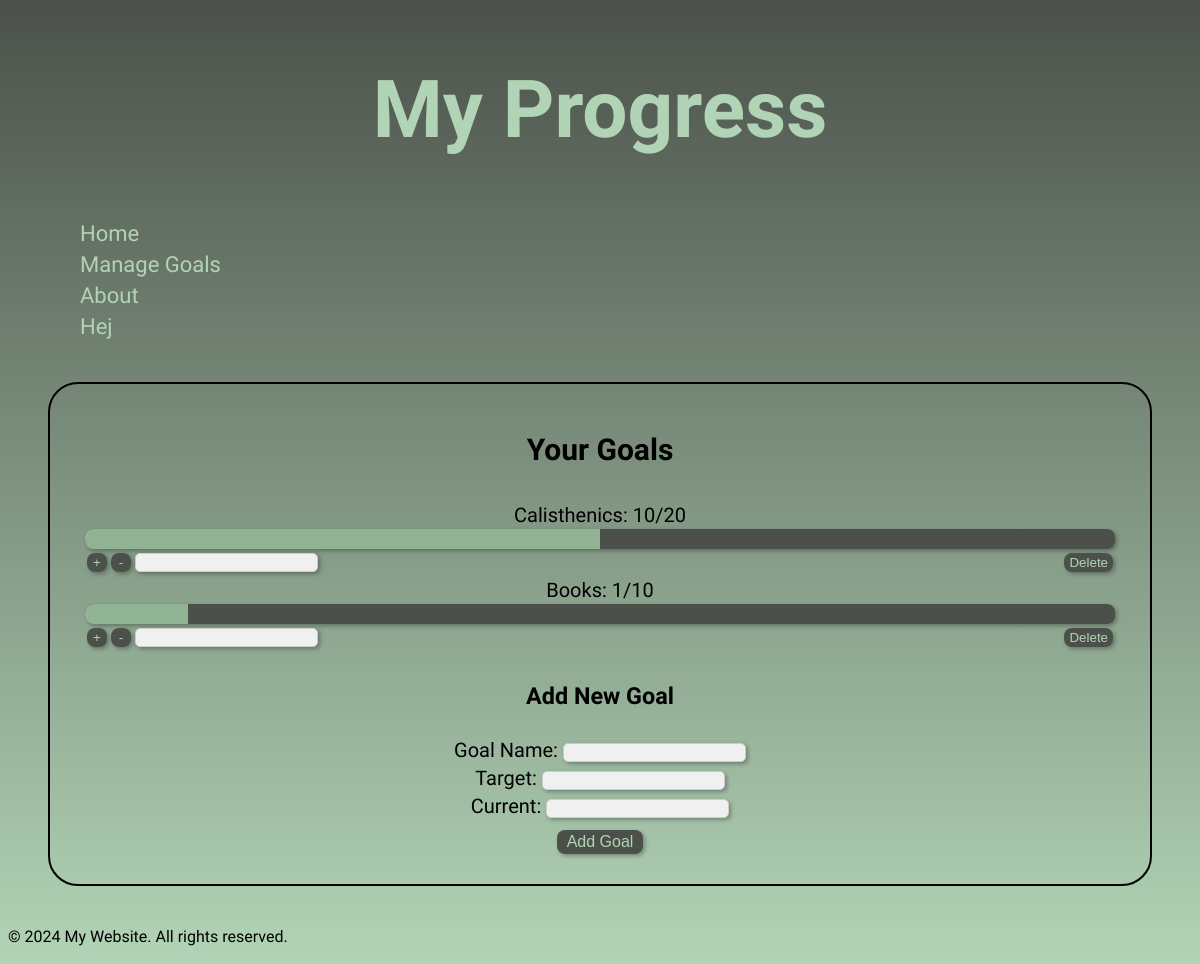
Page /manage_goals (signed in) on the committed database.
### models.py (models this page shows, shortened)
class User(db.Model, UserMixin):
    id = db.Column(db.Integer, primary_key=True)
    username = db.Column(db.String(50), unique=True, nullable=False)
    password = db.Column(db.String(100), nullable=False)

class Goal(db.Model):
    id = db.Column(db.Integer, primary_key=True)
    name = db.Column(db.String(100), nullable=False)
    target = db.Column(db.Integer, nullable=False)
    current = db.Column(db.Integer, nullable=False)
    user_id = db.Column(db.Integer, db.ForeignKey('user.id'), nullable=False)
    user = db.relationship('User', backref=db.backref('goals', lazy=True))

### app.py (the view)
@app.route('/manage_goals')
@login_required
def manage_goals():
    goals = current_user.goals
    return render_template('manage_goals.html', goals=goals)

### app.py (called while the page is built)
@login_manager.user_loader
def load_user(user_id):
    return User.query.get(int(user_id))

### templates/manage_goals.html (shortened to what this page needs)
<!DOCTYPE html>
<html lang="en">
<head>
    <link rel="stylesheet" href="{{ url_for('static', filename='styles.css') }}">
</head>
<body>
    <header>
        <h1>My Progress</h1>
        <nav>
            <ul>
                <li><a href="/">Home</a></li>
                <li><a href="/manage_goals">Manage Goals</a></li>
                <li><a href="/about">About</a></li>
                {% if current_user.is_authenticated %}
                    <li><a href="/profile">{{ current_user.username }}</a></li>
                {% else %}
                    <li><a href="/login">Login</a></li>
                {% endif %}
            </ul>
        </nav>
    </header>
    <main>
        <h2>Your Goals</h2>
        <ul>
            {% for goal in goals %}
            <label>
                <div>{{ goal.name }}: {{ goal.current }}/{{ goal.target }}</div>
                <div class="progress-bar">
                    {% if goal.target > goal.current %}
                    <div class="progress" style="width: {{ goal.current / goal.target * 100 }}%"></div>
                    {% else %}
                    <div class="progress-win" ></div>
                    {% endif %}
                </div>
                <div class="goal-edit">
                    <div class="goal-edit-left">
                        <button onclick="incrementProgress('{{ goal.id }}')" style="margin-right: 4px;">+</button>
                        <button onclick="decrementProgress('{{ goal.id }}')" style="margin-right: 4px;">-</button>
                        <input type="text" id="changevalue" name="changevalue" required>
                    </div>
                    <form action="{{ url_for('delete_goal', goal_id=goal.id) }}" method="post" class="goal-edit-right">
                        <button class="delete-goal" type="submit">Delete</button>
                    </form>
                </div>
            </label>
            {% endfor %}
        </ul>
        <h3>Add New Goal</h3>
        <form action="{{ url_for('add_goal') }}" method="post">
            <label for="name">Goal Name:</label>
            <input type="text" id="name" name="name" required><br>
            <label for="target">Target:</label>
            <input type="number" id="target" name="target" required><br>
            <label for="current">Current:</label>
            <input type="number" id="current" name="current" required><br>
            <button class="add-goal" type="submit">Add Goal</button>
        </form>
    </main>
    <footer>
        <p>&copy; 2024 My Website. All rights reserved.</p>
    </footer>
</body>
</html>

### static/styles.css (style rules this page uses)
* { box-sizing: border-box; }
body { min-height: 100vh; background-color: #4b514a; background: linear-gradient(to bottom, #4b514a, #b2d4b6); font-family: "Varela Round", sans-serif; line-height: 1.4; }
header { font-size: 40px; color: #b2d4b6; margin: 20px; padding: 0px 0px; }
header h1 { text-align: center; padding: 0 0px; }
li { list-style-type: none; position: relative; margin-left: 2px; }
nav ul li { font-size: 22px; margin-right: 40px; border-radius: 20px; position: relative; color: #90b493; transition: color 0.3s; }
nav ul li::before { content: ''; position: absolute; top: 0; left: 0; width: 0; height: 100%; background-color: #709473; transition: width 1s; border-radius: 20px; }
nav ul li a { position: relative; padding: 10px; z-index: 1; color: #b2d4b6; text-decoration: none; }
main { border: 2px solid #000000; list-style-type: none; float: center; text-align: center; font-size: 20px; margin: 40px; padding: 20px 20px; border-radius: 30px; }
main h2 { text-align: center; }
main ul { padding: 5px 10px; margin: 5px; }
.progress-bar { width: 100%; background-color: #4b514a; box-shadow: 2px 2px 4px rgba(0, 0, 0, 0.3); border-radius: 8px; overflow: hidden; }
.progress { background-color: #90b493; height: 20px; }
.goal-edit { display: flex; padding: 4px 2px; justify-content: space-between; }
.goal-edit-left { display: flex; align-items: center; }
.goal-edit-right { display: flex; align-items: center; }
button { min-width: 20px; background-color: #4b514a; box-shadow: 2px 2px 4px rgba(0, 0, 0, 0.3); border: none; color: #b2d4b6; text-align: center; text-decoration: none; border-radius: 8px; cursor: pointer; padding: 2px 5px; }
.add-goal { font-size: 16px; margin: 10px; padding: 3px 10px; }
input { border: 1px solid #ccc; background-color: #f0f0f0; box-shadow: 2px 2px 4px rgba(0, 0, 0, 0.3); border-radius: 5px; }

### rows in the picture
User: username "Hej"
Goal: name "Calisthenics", current "10", target "20"
Goal: name "Books", current "1", target "10"
